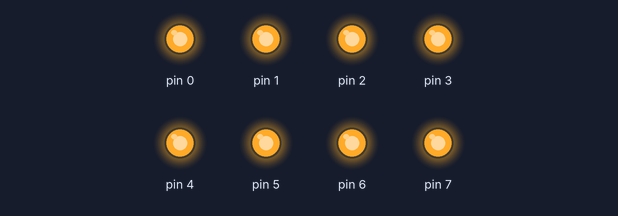
This sketch was run on a simulated Arduino Uno, built with avr-gcc and run on an emulated ATmega328P. On the bench: output pins drawn as LEDs (lit = HIGH).

Above: at 0.1 s.
At 9.1 s:
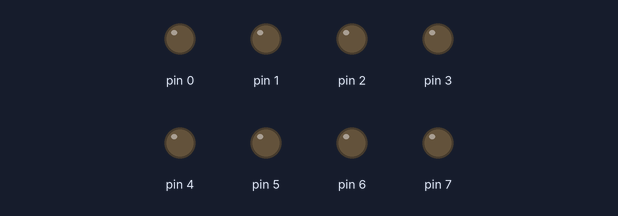
At 14.6 s:
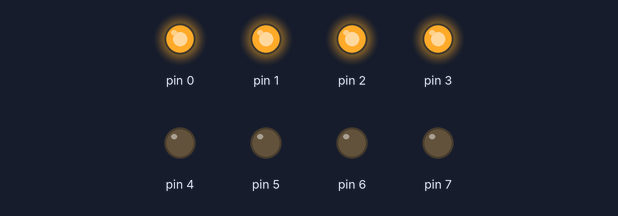
At 19.6 s:
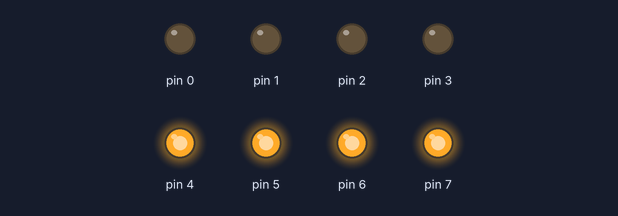
At 29.6 s:
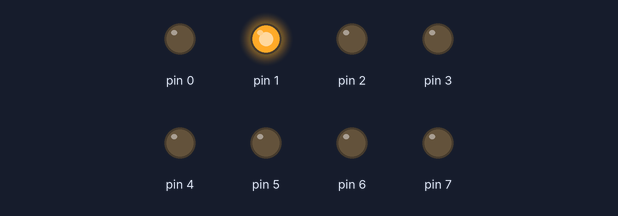
At 39.75 s:
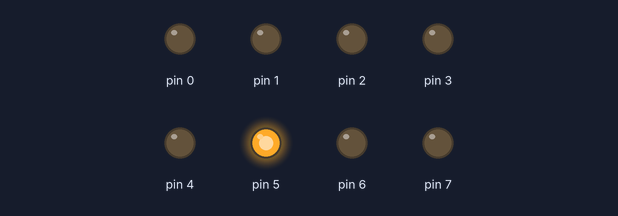
Timing chart, 0 to 40.0 s (numbered marks = the images above):
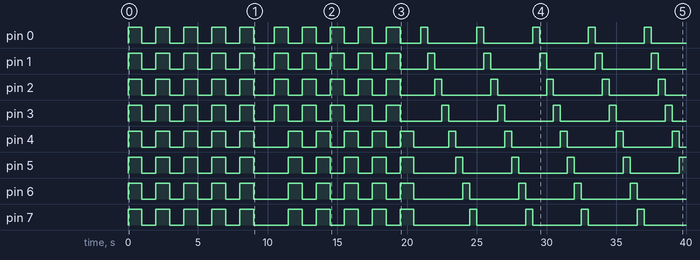

Measured:
- by itself, pin 0: LOW → HIGH at 0.00 s, → LOW 1.0 s later, → HIGH 1.0 s later, → LOW 1.0 s later, … (30 changes in this stretch)
- by itself, pin 1: LOW → HIGH at 0.00 s, → LOW 1.0 s later, → HIGH 1.0 s later, → LOW 1.0 s later, … (30 changes in this stretch)
- by itself, pin 2: LOW → HIGH at 0.00 s, → LOW 1.0 s later, → HIGH 1.0 s later, → LOW 1.0 s later, … (30 changes in this stretch)
- by itself, pin 3: LOW → HIGH at 0.00 s, → LOW 1.0 s later, → HIGH 1.0 s later, → LOW 1.0 s later, … (30 changes in this stretch)
- by itself, pin 4: LOW → HIGH at 0.00 s, → LOW 1.0 s later, → HIGH 1.0 s later, → LOW 1.0 s later, … (30 changes in this stretch)
- by itself, pin 5: LOW → HIGH at 0.00 s, → LOW 1.0 s later, → HIGH 1.0 s later, → LOW 1.0 s later, … (29 changes in this stretch)
- by itself, pin 7: LOW → HIGH at 0.00 s, → LOW 1.0 s later, → HIGH 1.0 s later, → LOW 1.0 s later, … (28 changes in this stretch)
- by itself, pin 6: goes 4 × (HIGH 1.0 s, LOW 1.0 s), HIGH 1.0 s, LOW 2.5 s, 4 × (HIGH 1.0 s, LOW 1.0 s), HIGH 1.0 s, 4 × (LOW 3.5 s, HIGH 0.50 s), then LOW

The sketch:

pr1_8.ino
```cpp
/***********************************************************************
 * Title  : Combine all above in single program                        *
 * Date   : 03/09/2017                                                 *
 * Author : Harsh Patel                                                *
 * ID No  : 15it077                                                    *
 * E-mail : 15it077@charusat.edu.in                                    *
 ***********************************************************************/
void setup() {
  for(int i = 0; i < 8; i++) {
    pinMode(i, OUTPUT);
  }
}

void loop() {
  // run five times
  for(int i = 0; i < 5; i++) {
    EightOnOff();
  }
  //clear PORT after running one pattern
  PORTD = 0x00;
  delay(500);

  for(int i = 0; i < 5; i++) {
    FourOnOff();
  }
  PORTD = 0x00;
  delay(500);

  for(int i = 0; i < 5; i++) {
    AlternateLEDs();
  }
  PORTD = 0x00;
  delay(500);

  for(int i = 0; i < 5; i++) {
    LeftRightSeries();
  }
  PORTD = 0x00;
  delay(500);
}
```

AlternateLEDs.ino
```cpp
void AlternateLEDs() {
  for(int  i = 0; i < 8; i++) {
    digitalWrite(i, HIGH);
    delay(500);
    digitalWrite(i, LOW);
  }
}
```

EightOnOff.ino
```cpp
void EightOnOff() {
  // turn all 8 LEDs ON
  PORTD = 0b11111111;
  delay(1000);
  // turn all 8 LEDs OFF
  PORTD = 0b00000000;
  delay(1000);
}
```

FourOnOff.ino
```cpp
void FourOnOff() {
  // turn first 4 LEDs ON and last 4 OFF
  PORTD = 0b00001111;
  delay(1000);
  // turn frst 4 LEDs OFF and last 4 ON
  PORTD = 0b11110000;
  delay(1000);
}
```

LeftRightSeries.ino
```cpp
void LeftRightSeries() {
  // left series pattern
  for(int  i = 7; i >= 0; i--) {
    digitalWrite(i, HIGH);
    delay(50);
    digitalWrite(i, LOW);
  }
  // right series pattern
  for(int  i = 0; i < 8; i++) {
    digitalWrite(i, HIGH);
    delay(50);
    digitalWrite(i, LOW);
  }
}
```
